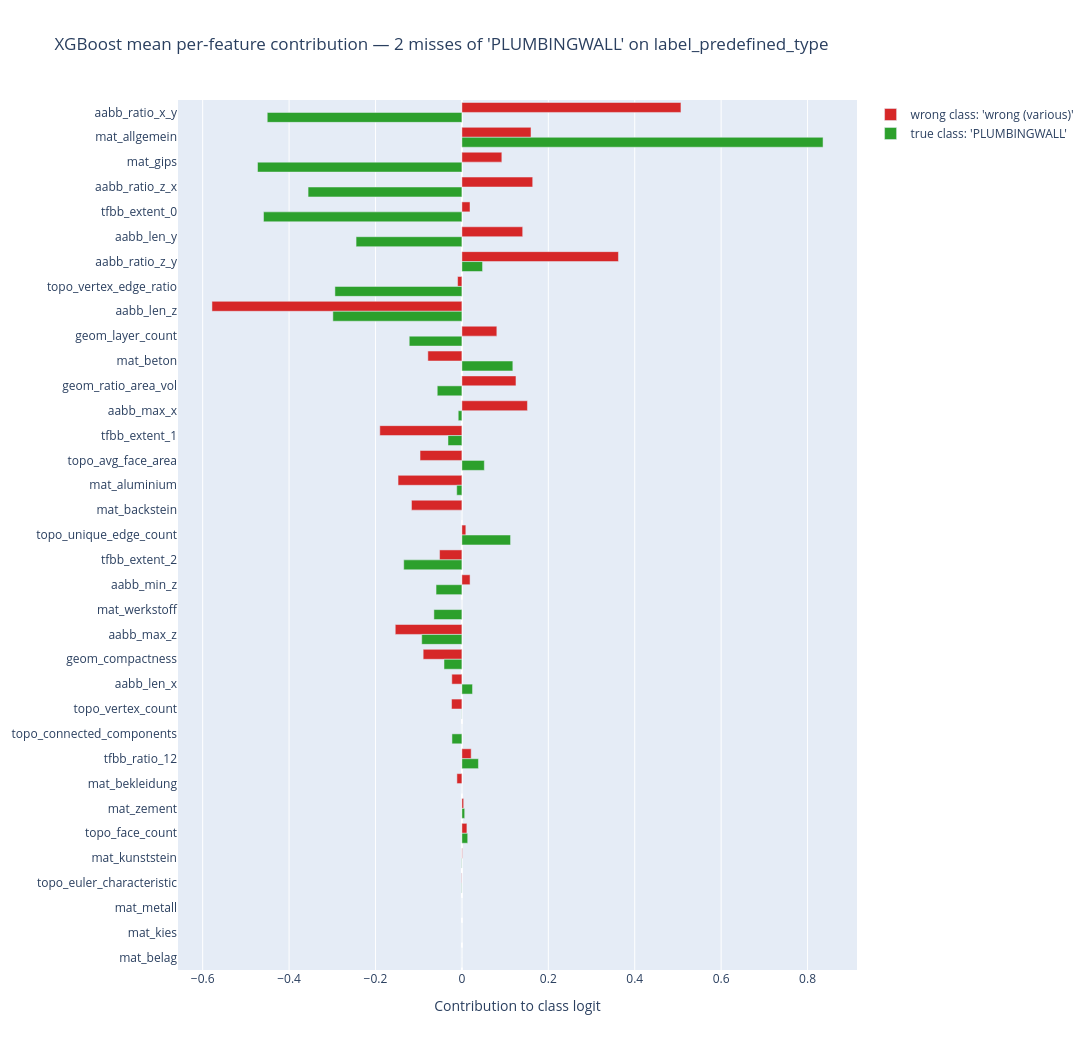

The notebook cell this image was saved under:
### Markdown cell above
### 4.1. Analyse label "predefined_type" and target class "PLUMBINGWALL"

### Code cell
results["xgboost"]["label_predefined_type"]["PLUMBINGWALL"] = analyze_xgb_misses(xgb_multi, full_table, xgb_features, "label_predefined_type", "PLUMBINGWALL", LABEL_COLS, len(xgb_features))
plot_xgb_misses_contributions(xgb_multi, full_table, xgb_features, "label_predefined_type", "PLUMBINGWALL", LABEL_COLS, len(xgb_features))

### Figure 1 — Plotly figure (JSON) as saved in the notebook; plotly's stock layout.template omitted (floating-point values rounded to 4 significant figures)
{"data": [{"marker": {"color": "#d62728"}, "name": "wrong class: 'wrong (various)'", "orientation": "h", "type": "bar", "x": [0.507, 0.1599, 0.09243, 0.1639, 0.0188, 0.1407, 0.3623, -0.009986, -0.5785, 0.08086, -0.07878, 0.1251, 0.1517, -0.19, -0.09689, -0.1478, -0.1167, 0.009085, -0.05168, 0.01889, 0.0, -0.1543, -0.08965, -0.02335, -0.02398, 0.0, 0.02147, -0.01158, 0.004082, 0.01159, 0.0009771, -0.0007075, 0.0, 0.0, 0.0], "y": ["aabb_ratio_x_y", "mat_allgemein", "mat_gips", "aabb_ratio_z_x", "tfbb_extent_0", "aabb_len_y", "aabb_ratio_z_y", "topo_vertex_edge_ratio", "aabb_len_z", "geom_layer_count", "mat_beton", "geom_ratio_area_vol", "aabb_max_x", "tfbb_extent_1", "topo_avg_face_area", "mat_aluminium", "mat_backstein", "topo_unique_edge_count", "tfbb_extent_2", "aabb_min_z", "mat_werkstoff", "aabb_max_z", "geom_compactness", "aabb_len_x", "topo_vertex_count", "topo_connected_components", "tfbb_ratio_12", "mat_bekleidung", "mat_zement", "topo_face_count", "mat_kunststein", "topo_euler_characteristic", "mat_metall", "mat_kies", "mat_belag"]}, {"marker": {"color": "#2ca02c"}, "name": "true class: 'PLUMBINGWALL'", "orientation": "h", "type": "bar", "x": [-0.4505, 0.8359, -0.473, -0.356, -0.4591, -0.2449, 0.04778, -0.2939, -0.2986, -0.1219, 0.1179, -0.05708, -0.008508, -0.03223, 0.05192, -0.01199, 0.0, 0.1126, -0.1346, -0.05987, -0.06481, -0.093, -0.04141, 0.02457, -0.0003564, -0.02303, 0.03826, 0.0, 0.006442, 0.01343, -0.0006291, -0.0005969, 0.0, 0.0, 0.0], "y": ["aabb_ratio_x_y", "mat_allgemein", "mat_gips", "aabb_ratio_z_x", "tfbb_extent_0", "aabb_len_y", "aabb_ratio_z_y", "topo_vertex_edge_ratio", "aabb_len_z", "geom_layer_count", "mat_beton", "geom_ratio_area_vol", "aabb_max_x", "tfbb_extent_1", "topo_avg_face_area", "mat_aluminium", "mat_backstein", "topo_unique_edge_count", "tfbb_extent_2", "aabb_min_z", "mat_werkstoff", "aabb_max_z", "geom_compactness", "aabb_len_x", "topo_vertex_count", "topo_connected_components", "tfbb_ratio_12", "mat_bekleidung", "mat_zement", "topo_face_count", "mat_kunststein", "topo_euler_characteristic", "mat_metall", "mat_kies", "mat_belag"]}], "layout": {"barmode": "group", "height": 1050, "title": {"text": "XGBoost mean per-feature contribution — 2 misses of 'PLUMBINGWALL' on label_predefined_type"}, "width": 1400, "xaxis": {"title": {"text": "Contribution to class logit"}}, "yaxis": {"autorange": "reversed"}}}
